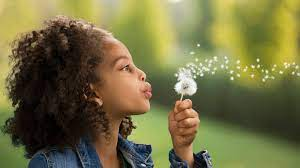
#> input picture 10th OpenCV Python Codes- PIL using/Input/Dandelion.jpg, 300 x 168 px
$ jupyter execute --allow-errors 4-PIL-using.ipynb
#> lines starting #> are read from the running program, lines starting #| are printed output that depends on the picture
[cell 1]
from PIL import Image, ImageDraw, ImageFont, ImageOps
from bidi.algorithm import get_display
import arabic_reshaper
import matplotlib.pyplot as plt
import numpy as np

[cell 2]
image = Image.open("Input/Dandelion.jpg")
#> image is the input picture: PIL image 300x168 RGB; mean R, G, B 115.8, 111.9, 67.3
rows, cols = image.size
#> rows = 300; cols = 168

[cell 3]
image.size
#> Out = (300, 168)

[cell 4]
font = ImageFont.truetype("Input/BHoma.ttf", 30)
drawer = ImageDraw.Draw(image)

text = "قاصدک هان چه خبر آوردی؟"
#> (the rest of this cell did not finish here and is left out)

[cell 5]
r, g, b=image.split()
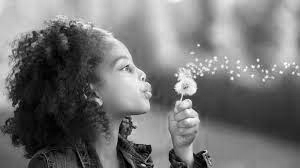
#> r: PIL image 300x168 L; min 0, max 255, mean 115.8
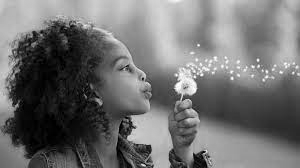
#> g: PIL image 300x168 L; min 0, max 255, mean 111.9
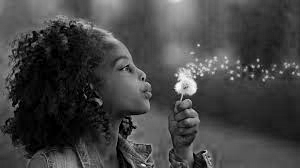
#> b: PIL image 300x168 L; min 0, max 255, mean 67.3

r_hist = r.histogram()
#> r_hist = 256 values, max 439 at index 133, min 2 at index 250, mean 196.9
g_hist = g.histogram()
#> g_hist = 256 values, max 492 at index 185, min 1 at index 251, mean 196.9
b_hist = b.histogram()
#> b_hist = 256 values, max 732 at index 0, min 0 at index 252, mean 196.9

plt.plot(r_hist, "red")
plt.plot(g_hist, "green")
plt.plot(b_hist, "blue")

plt.title("Original image histogram")
plt.show()
#> figure, not shown here; curve peaks at x = 133, y = 439; curve peaks at x = 185, y = 492; curve peaks at x = 0, y = 732

[cell 6]
equalized_image = ImageOps.equalize(image)
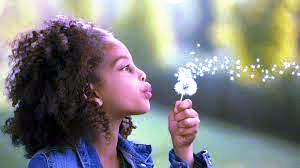
#> equalized_image: PIL image 300x168 RGB; mean R, G, B 127.3, 127.3, 127

equalized_image.save("Output/equalized_image.jpg")
plt.axis("off")
plt.imshow(equalized_image)

[cell 7]
e_r, e_g, e_b=equalized_image.split()
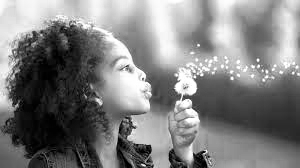
#> e_r: PIL image 300x168 L; min 0, max 255, mean 127.3
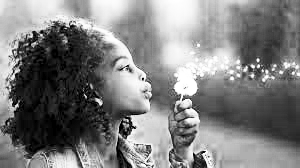
#> e_b: PIL image 300x168 L; min 0, max 255, mean 127

e_r_hist = e_r.histogram()
#> e_r_hist = 256 values, max 439 at index 144, min 0 at index 9, mean 196.9
e_g_hist = e_g.histogram()
#> e_g_hist = 256 values, max 492 at index 222, min 0 at index 4, mean 196.9
e_b_hist = e_b.histogram()
#> e_b_hist = 256 values, max 732 at index 0, min 0 at index 1, mean 196.9

plt.plot(e_r_hist, "red")
plt.plot(e_g_hist, "green")
plt.plot(e_b_hist, "blue")

plt.title("Equalized image histogram")
plt.show()
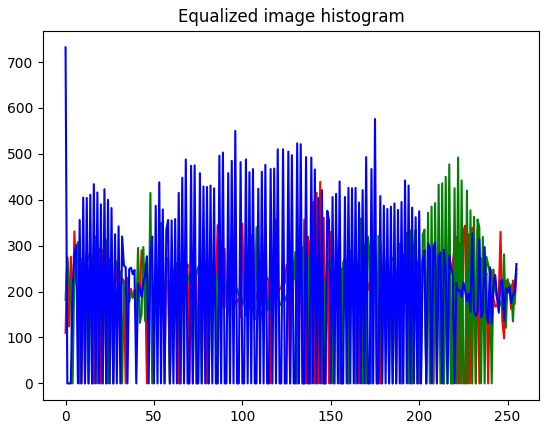
#> figure drawn by matplotlib, 1 panel; curve peaks at x = 144, y = 439; curve peaks at x = 222, y = 492; curve peaks at x = 0, y = 732

[cell 8]
gray_image = image.convert("L")

gray_image.save("Output/gray_image.jpg")
plt.axis("off")
plt.imshow(gray_image, cmap="gray")

[cell 9]
gray_hist = gray_image.histogram()
#> gray_hist = 256 values, max 527 at index 176, min 0 at index 255, mean 196.9

plt.plot(gray_hist, color='gray')

plt.title("Gray image histogram")
plt.show()
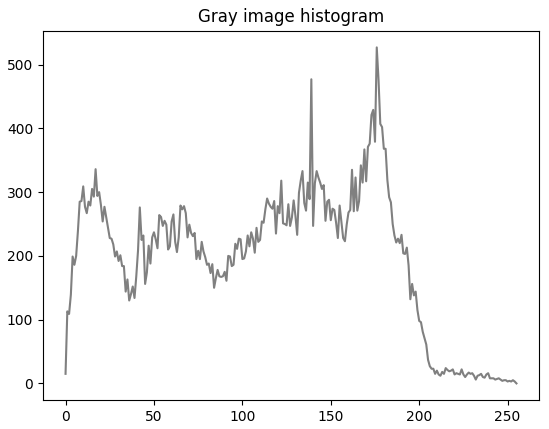
#> figure drawn by matplotlib, 1 panel; curve peaks at x = 176, y = 527

[cell 10]
equalized_gray_image = ImageOps.equalize(gray_image)
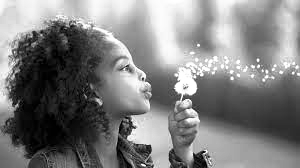
#> equalized_gray_image: PIL image 300x168 L; min 0, max 255, mean 127.3

equalized_gray_image.save("Output/equalized_gray_image.jpg")
plt.axis("off")
plt.imshow(equalized_gray_image, cmap='gray')

[cell 11]
e_gray_hist = equalized_gray_image.histogram()
#> e_gray_hist = 256 values, max 527 at index 218, min 0 at index 7, mean 196.9

plt.plot(e_gray_hist, color='gray')

plt.title("Equalized gray image histogram")
plt.show()
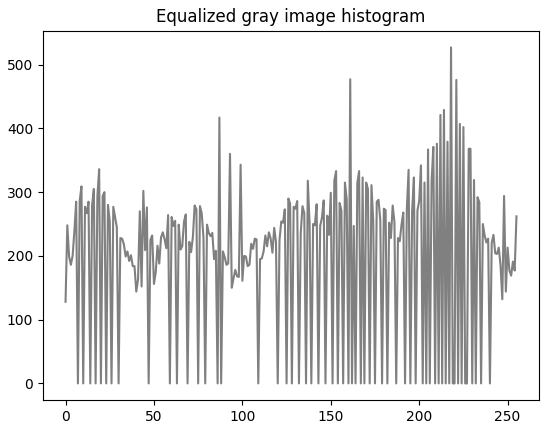
#> figure drawn by matplotlib, 1 panel; curve peaks at x = 218, y = 527

$ run again, with 10th OpenCV Python Codes- PIL using/Input/my_pic.jpg copied over 10th OpenCV Python Codes- PIL using/Input/Dandelion.jpg
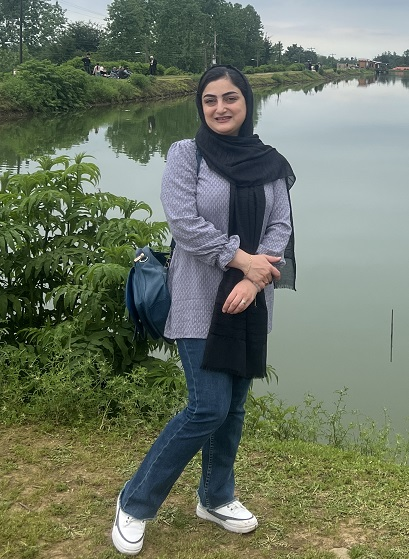
#> input picture 10th OpenCV Python Codes- PIL using/Input/my_pic.jpg, 409 x 559 px
#> image is the input picture: PIL image 409x559 RGB; mean R, G, B 107.9, 117.5, 99.6
#> r_hist = 256 values, max 2203 at index 173, min 42 at index 250, mean 893.1
#> g_hist = 256 values, max 2387 at index 188, min 3 at index 1, mean 893.1
#> b_hist = 256 values, max 3109 at index 0, min 36 at index 242, mean 893.1
#> `e_r, e_g, e_b=equalized_image.split()`:
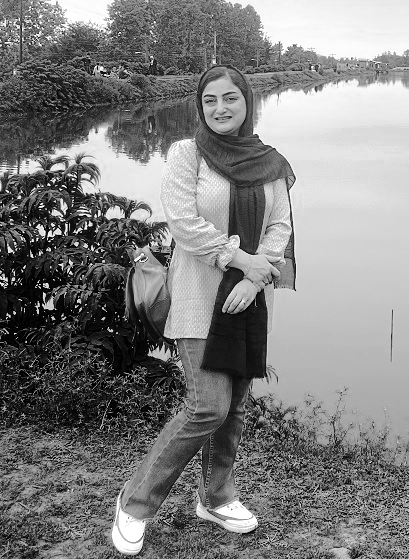
#> e_b: PIL image 409x559 L; min 0, max 255, mean 127
#> e_r_hist = 256 values, max 2203 at index 215, min 0 at index 27, mean 893.1
#> e_g_hist = 256 values, max 2387 at index 221, min 0 at index 33, mean 893.1
#> e_b_hist = 256 values, max 3109 at index 0, min 0 at index 1, mean 893.1
#> gray_hist = 256 values, max 2066 at index 183, min 1 at index 0, mean 893.1
#> e_gray_hist = 256 values, max 2066 at index 219, min 0 at index 29, mean 893.1
#> `plt.show()`:
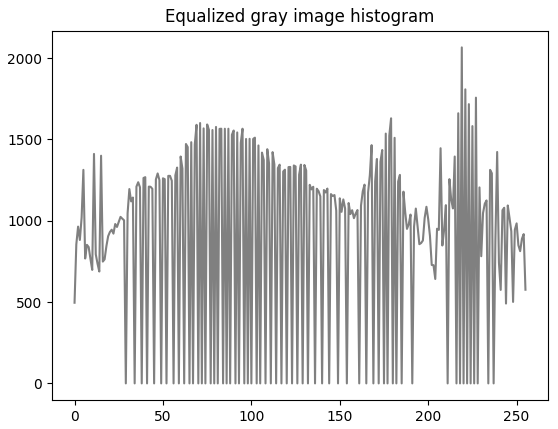
#> figure drawn by matplotlib, 1 panel; curve peaks at x = 219, y = 2066
